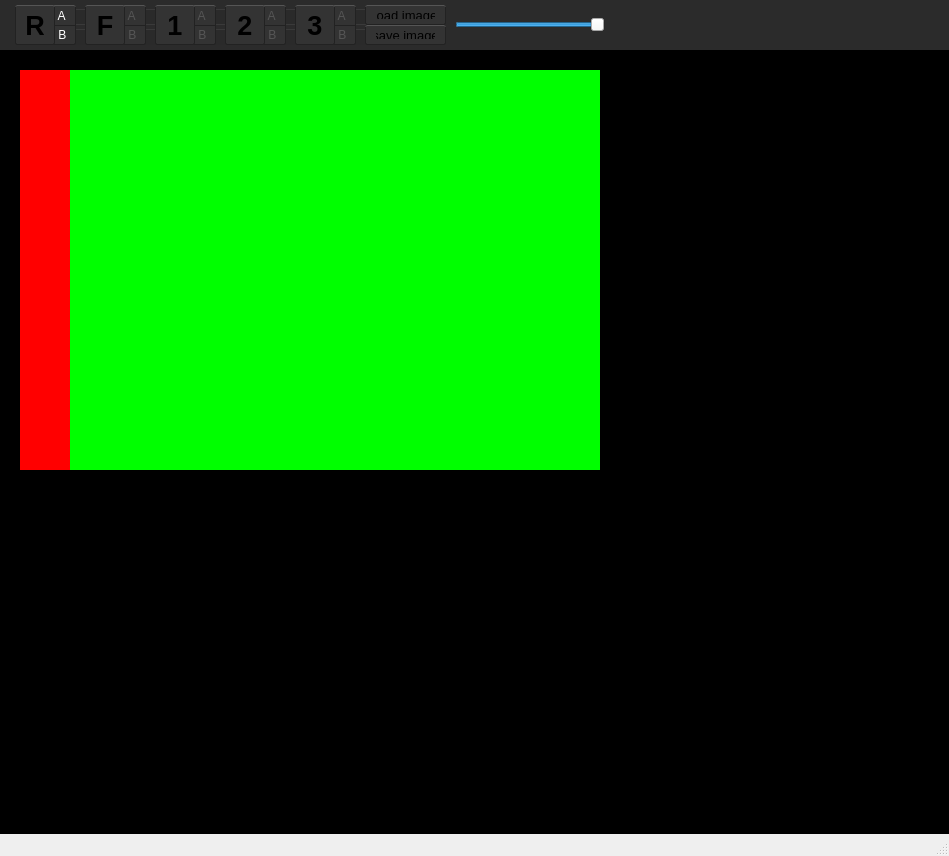
<?xml version="1.0" encoding="UTF-8"?>
<ui version="4.0">
 <class>MainWindow</class>
 <widget class="QMainWindow" name="MainWindow">
  <property name="geometry">
   <rect>
    <x>0</x>
    <y>0</y>
    <width>949</width>
    <height>856</height>
   </rect>
  </property>
  <property name="windowTitle">
   <string>Mayaseed Image Viewer</string>
  </property>
  <property name="autoFillBackground">
   <bool>false</bool>
  </property>
  <property name="styleSheet">
   <string notr="true">#toolbar{
	background-color: #2b2b2b;
}

#viewport_frame{
	background-color: #000;
}

#image_frame{
	border: 1px solid #555;
}

QFrame{
	border: none;
}

#A_label{
	background-color: #f00;
}

#B_label{
	background-color: #0f0;
}

QPushButton{
	padding: 5px 10px 5px 10px;
	border-radius: 2px;
	border-top: 1px solid #555;
	border-bottom: 1px solid #222;
	border-right: 1px solid #222;
	border-left: 1px solid #222;
	background-color: #333;

}

QPushButton:pressed{
	border-top: 1px solid #222;
	border-bottom: 1px solid #353535;
	background-color: #282828;
	color: #ddd;
}

#A_grp QRadioButton{
	color: #555;
	background-color: #333;
	border-top-right-radius: 2px;
	border-top: 1px solid #555;
	border-right: 1px solid #222;
}

#A_grp QRadioButton:checked{
	color: #fff;
}

#B_grp QRadioButton{
	color: #555;
	background-color: #333;
	border-bottom-right-radius: 2px;
	border-top: 1px solid #222;
	border-right: 1px solid #222;
	border-bottom: 1px solid #222;

}

#B_grp QRadioButton:checked{
	color: #fff;
}
</string>
  </property>
  <widget class="QWidget" name="centralwidget">
   <layout class="QVBoxLayout" name="verticalLayout">
    <property name="spacing">
     <number>0</number>
    </property>
    <property name="margin">
     <number>0</number>
    </property>
    <item>
     <widget class="QFrame" name="viewer_pane">
      <property name="frameShape">
       <enum>QFrame::NoFrame</enum>
      </property>
      <property name="frameShadow">
       <enum>QFrame::Raised</enum>
      </property>
      <layout class="QVBoxLayout" name="verticalLayout_2">
       <property name="spacing">
        <number>0</number>
       </property>
       <property name="margin">
        <number>0</number>
       </property>
       <item>
        <widget class="QFrame" name="toolbar">
         <property name="minimumSize">
          <size>
           <width>0</width>
           <height>50</height>
          </size>
         </property>
         <property name="maximumSize">
          <size>
           <width>16777215</width>
           <height>50</height>
          </size>
         </property>
         <property name="styleSheet">
          <string notr="true"/>
         </property>
         <property name="frameShape">
          <enum>QFrame::NoFrame</enum>
         </property>
         <property name="frameShadow">
          <enum>QFrame::Plain</enum>
         </property>
         <property name="lineWidth">
          <number>1</number>
         </property>
         <layout class="QHBoxLayout" name="horizontalLayout_2">
          <property name="spacing">
           <number>5</number>
          </property>
          <property name="margin">
           <number>5</number>
          </property>
          <item>
           <widget class="QFrame" name="frame_buffers">
            <property name="minimumSize">
             <size>
              <width>600</width>
              <height>40</height>
             </size>
            </property>
            <property name="frameShape">
             <enum>QFrame::NoFrame</enum>
            </property>
            <property name="frameShadow">
             <enum>QFrame::Raised</enum>
            </property>
            <property name="lineWidth">
             <number>0</number>
            </property>
            <widget class="QPushButton" name="R_button">
             <property name="geometry">
              <rect>
               <x>10</x>
               <y>0</y>
               <width>40</width>
               <height>40</height>
              </rect>
             </property>
             <property name="font">
              <font>
               <family>Arial</family>
               <pointsize>20</pointsize>
               <weight>75</weight>
               <bold>true</bold>
              </font>
             </property>
             <property name="text">
              <string>R</string>
             </property>
             <property name="checkable">
              <bool>false</bool>
             </property>
            </widget>
            <widget class="QPushButton" name="F_button">
             <property name="geometry">
              <rect>
               <x>80</x>
               <y>0</y>
               <width>40</width>
               <height>40</height>
              </rect>
             </property>
             <property name="font">
              <font>
               <family>Arial</family>
               <pointsize>20</pointsize>
               <weight>75</weight>
               <bold>true</bold>
              </font>
             </property>
             <property name="styleSheet">
              <string notr="true"/>
             </property>
             <property name="text">
              <string>F</string>
             </property>
            </widget>
            <widget class="QPushButton" name="M3_button">
             <property name="geometry">
              <rect>
               <x>290</x>
               <y>0</y>
               <width>40</width>
               <height>40</height>
              </rect>
             </property>
             <property name="font">
              <font>
               <family>Arial</family>
               <pointsize>20</pointsize>
               <weight>75</weight>
               <bold>true</bold>
              </font>
             </property>
             <property name="text">
              <string>3</string>
             </property>
            </widget>
            <widget class="QPushButton" name="M1_button">
             <property name="geometry">
              <rect>
               <x>150</x>
               <y>0</y>
               <width>40</width>
               <height>40</height>
              </rect>
             </property>
             <property name="font">
              <font>
               <family>Arial</family>
               <pointsize>20</pointsize>
               <weight>75</weight>
               <bold>true</bold>
              </font>
             </property>
             <property name="text">
              <string>1</string>
             </property>
            </widget>
            <widget class="QPushButton" name="M2_button">
             <property name="geometry">
              <rect>
               <x>220</x>
               <y>0</y>
               <width>40</width>
               <height>40</height>
              </rect>
             </property>
             <property name="font">
              <font>
               <family>Arial</family>
               <pointsize>20</pointsize>
               <weight>75</weight>
               <bold>true</bold>
              </font>
             </property>
             <property name="text">
              <string>2</string>
             </property>
            </widget>
            <widget class="QGroupBox" name="A_grp">
             <property name="geometry">
              <rect>
               <x>20</x>
               <y>0</y>
               <width>411</width>
               <height>20</height>
              </rect>
             </property>
             <property name="lineWidth" stdset="0">
              <number>0</number>
             </property>
             <widget class="QRadioButton" name="M3_A_radio">
              <property name="geometry">
               <rect>
                <x>290</x>
                <y>0</y>
                <width>41</width>
                <height>20</height>
               </rect>
              </property>
              <property name="text">
               <string> A</string>
              </property>
              <attribute name="buttonGroup">
               <string>A_button_grp</string>
              </attribute>
             </widget>
             <widget class="QRadioButton" name="R_A_radio">
              <property name="geometry">
               <rect>
                <x>10</x>
                <y>0</y>
                <width>41</width>
                <height>20</height>
               </rect>
              </property>
              <property name="autoFillBackground">
               <bool>false</bool>
              </property>
              <property name="styleSheet">
               <string notr="true"/>
              </property>
              <property name="text">
               <string> A</string>
              </property>
              <property name="checked">
               <bool>true</bool>
              </property>
              <attribute name="buttonGroup">
               <string>A_button_grp</string>
              </attribute>
             </widget>
             <widget class="QRadioButton" name="F_A_radio">
              <property name="geometry">
               <rect>
                <x>80</x>
                <y>0</y>
                <width>41</width>
                <height>20</height>
               </rect>
              </property>
              <property name="text">
               <string> A</string>
              </property>
              <attribute name="buttonGroup">
               <string>A_button_grp</string>
              </attribute>
             </widget>
             <widget class="QRadioButton" name="M2_A_radio">
              <property name="geometry">
               <rect>
                <x>220</x>
                <y>0</y>
                <width>41</width>
                <height>20</height>
               </rect>
              </property>
              <property name="text">
               <string> A</string>
              </property>
              <attribute name="buttonGroup">
               <string>A_button_grp</string>
              </attribute>
             </widget>
             <widget class="QRadioButton" name="M1_A_radio">
              <property name="geometry">
               <rect>
                <x>150</x>
                <y>0</y>
                <width>41</width>
                <height>20</height>
               </rect>
              </property>
              <property name="text">
               <string> A</string>
              </property>
              <attribute name="buttonGroup">
               <string>A_button_grp</string>
              </attribute>
             </widget>
             <zorder>F_A_radio</zorder>
             <zorder>R_A_radio</zorder>
             <zorder>M3_A_radio</zorder>
             <zorder>M2_A_radio</zorder>
             <zorder>M1_A_radio</zorder>
            </widget>
            <widget class="QGroupBox" name="B_grp">
             <property name="geometry">
              <rect>
               <x>20</x>
               <y>20</y>
               <width>411</width>
               <height>21</height>
              </rect>
             </property>
             <property name="styleSheet">
              <string notr="true"/>
             </property>
             <property name="lineWidth" stdset="0">
              <number>0</number>
             </property>
             <widget class="QRadioButton" name="M3_B_radio">
              <property name="geometry">
               <rect>
                <x>290</x>
                <y>0</y>
                <width>41</width>
                <height>20</height>
               </rect>
              </property>
              <property name="text">
               <string> B</string>
              </property>
              <attribute name="buttonGroup">
               <string>B_button_grp</string>
              </attribute>
             </widget>
             <widget class="QRadioButton" name="R_B_radio">
              <property name="geometry">
               <rect>
                <x>10</x>
                <y>0</y>
                <width>41</width>
                <height>20</height>
               </rect>
              </property>
              <property name="text">
               <string> B</string>
              </property>
              <property name="checked">
               <bool>true</bool>
              </property>
              <attribute name="buttonGroup">
               <string>B_button_grp</string>
              </attribute>
             </widget>
             <widget class="QRadioButton" name="M1_B_radio">
              <property name="geometry">
               <rect>
                <x>150</x>
                <y>0</y>
                <width>41</width>
                <height>20</height>
               </rect>
              </property>
              <property name="text">
               <string> B</string>
              </property>
              <attribute name="buttonGroup">
               <string>B_button_grp</string>
              </attribute>
             </widget>
             <widget class="QRadioButton" name="F_B_radio">
              <property name="geometry">
               <rect>
                <x>80</x>
                <y>0</y>
                <width>41</width>
                <height>20</height>
               </rect>
              </property>
              <property name="text">
               <string> B</string>
              </property>
              <attribute name="buttonGroup">
               <string>B_button_grp</string>
              </attribute>
             </widget>
             <widget class="QRadioButton" name="M2_B_radio">
              <property name="geometry">
               <rect>
                <x>220</x>
                <y>0</y>
                <width>41</width>
                <height>20</height>
               </rect>
              </property>
              <property name="text">
               <string> B</string>
              </property>
              <attribute name="buttonGroup">
               <string>B_button_grp</string>
              </attribute>
             </widget>
             <zorder>M3_B_radio</zorder>
             <zorder>R_B_radio</zorder>
             <zorder>F_B_radio</zorder>
             <zorder>M1_B_radio</zorder>
             <zorder>M2_B_radio</zorder>
            </widget>
            <widget class="QPushButton" name="load_button">
             <property name="geometry">
              <rect>
               <x>360</x>
               <y>0</y>
               <width>81</width>
               <height>20</height>
              </rect>
             </property>
             <property name="maximumSize">
              <size>
               <width>16777215</width>
               <height>20</height>
              </size>
             </property>
             <property name="font">
              <font>
               <pointsize>10</pointsize>
              </font>
             </property>
             <property name="autoFillBackground">
              <bool>false</bool>
             </property>
             <property name="styleSheet">
              <string notr="true"/>
             </property>
             <property name="text">
              <string>load image</string>
             </property>
            </widget>
            <widget class="QSlider" name="AB_slider">
             <property name="geometry">
              <rect>
               <x>450</x>
               <y>10</y>
               <width>150</width>
               <height>20</height>
              </rect>
             </property>
             <property name="maximumSize">
              <size>
               <width>150</width>
               <height>30</height>
              </size>
             </property>
             <property name="styleSheet">
              <string notr="true"/>
             </property>
             <property name="minimum">
              <number>0</number>
             </property>
             <property name="maximum">
              <number>100</number>
             </property>
             <property name="singleStep">
              <number>1</number>
             </property>
             <property name="value">
              <number>100</number>
             </property>
             <property name="orientation">
              <enum>Qt::Horizontal</enum>
             </property>
             <property name="invertedAppearance">
              <bool>false</bool>
             </property>
             <property name="invertedControls">
              <bool>false</bool>
             </property>
            </widget>
            <widget class="QPushButton" name="save_button">
             <property name="geometry">
              <rect>
               <x>360</x>
               <y>20</y>
               <width>81</width>
               <height>20</height>
              </rect>
             </property>
             <property name="maximumSize">
              <size>
               <width>16777215</width>
               <height>20</height>
              </size>
             </property>
             <property name="font">
              <font>
               <pointsize>10</pointsize>
              </font>
             </property>
             <property name="autoFillBackground">
              <bool>false</bool>
             </property>
             <property name="styleSheet">
              <string notr="true"/>
             </property>
             <property name="text">
              <string>save image</string>
             </property>
            </widget>
            <zorder>A_grp</zorder>
            <zorder>B_grp</zorder>
            <zorder>F_button</zorder>
            <zorder>M3_button</zorder>
            <zorder>M1_button</zorder>
            <zorder>M2_button</zorder>
            <zorder>R_button</zorder>
            <zorder>load_button</zorder>
            <zorder>AB_slider</zorder>
            <zorder>save_button</zorder>
            <zorder>R_A_radio</zorder>
            <zorder>M1_A_radio</zorder>
            <zorder>M3_A_radio</zorder>
            <zorder>F_A_radio</zorder>
            <zorder>M2_A_radio</zorder>
           </widget>
          </item>
          <item>
           <spacer name="horizontalSpacer">
            <property name="orientation">
             <enum>Qt::Horizontal</enum>
            </property>
            <property name="sizeHint" stdset="0">
             <size>
              <width>40</width>
              <height>20</height>
             </size>
            </property>
           </spacer>
          </item>
         </layout>
        </widget>
       </item>
       <item>
        <widget class="QFrame" name="viewport_frame">
         <property name="frameShape">
          <enum>QFrame::StyledPanel</enum>
         </property>
         <property name="frameShadow">
          <enum>QFrame::Raised</enum>
         </property>
         <widget class="QFrame" name="image_frame">
          <property name="geometry">
           <rect>
            <x>20</x>
            <y>20</y>
            <width>580</width>
            <height>400</height>
           </rect>
          </property>
          <property name="frameShape">
           <enum>QFrame::StyledPanel</enum>
          </property>
          <property name="frameShadow">
           <enum>QFrame::Raised</enum>
          </property>
          <widget class="QFrame" name="A_frame">
           <property name="geometry">
            <rect>
             <x>0</x>
             <y>0</y>
             <width>50</width>
             <height>421</height>
            </rect>
           </property>
           <property name="maximumSize">
            <size>
             <width>50</width>
             <height>16777215</height>
            </size>
           </property>
           <property name="frameShape">
            <enum>QFrame::StyledPanel</enum>
           </property>
           <property name="frameShadow">
            <enum>QFrame::Raised</enum>
           </property>
           <widget class="QLabel" name="A_label">
            <property name="geometry">
             <rect>
              <x>0</x>
              <y>0</y>
              <width>580</width>
              <height>400</height>
             </rect>
            </property>
            <property name="sizePolicy">
             <sizepolicy hsizetype="Ignored" vsizetype="Ignored">
              <horstretch>1</horstretch>
              <verstretch>1</verstretch>
             </sizepolicy>
            </property>
            <property name="minimumSize">
             <size>
              <width>10</width>
              <height>10</height>
             </size>
            </property>
            <property name="maximumSize">
             <size>
              <width>99999</width>
              <height>99999</height>
             </size>
            </property>
            <property name="font">
             <font>
              <weight>50</weight>
              <bold>false</bold>
             </font>
            </property>
            <property name="styleSheet">
             <string notr="true"/>
            </property>
            <property name="text">
             <string/>
            </property>
            <property name="alignment">
             <set>Qt::AlignCenter</set>
            </property>
           </widget>
          </widget>
          <widget class="QFrame" name="B_frame">
           <property name="geometry">
            <rect>
             <x>0</x>
             <y>0</y>
             <width>591</width>
             <height>411</height>
            </rect>
           </property>
           <property name="frameShape">
            <enum>QFrame::StyledPanel</enum>
           </property>
           <property name="frameShadow">
            <enum>QFrame::Raised</enum>
           </property>
           <widget class="QLabel" name="B_label">
            <property name="geometry">
             <rect>
              <x>0</x>
              <y>0</y>
              <width>580</width>
              <height>400</height>
             </rect>
            </property>
            <property name="sizePolicy">
             <sizepolicy hsizetype="Ignored" vsizetype="Ignored">
              <horstretch>1</horstretch>
              <verstretch>1</verstretch>
             </sizepolicy>
            </property>
            <property name="minimumSize">
             <size>
              <width>10</width>
              <height>10</height>
             </size>
            </property>
            <property name="maximumSize">
             <size>
              <width>99999</width>
              <height>99999</height>
             </size>
            </property>
            <property name="font">
             <font>
              <weight>50</weight>
              <bold>false</bold>
             </font>
            </property>
            <property name="styleSheet">
             <string notr="true"/>
            </property>
            <property name="text">
             <string/>
            </property>
            <property name="alignment">
             <set>Qt::AlignCenter</set>
            </property>
           </widget>
          </widget>
          <zorder>B_frame</zorder>
          <zorder>A_frame</zorder>
         </widget>
        </widget>
       </item>
      </layout>
     </widget>
    </item>
   </layout>
  </widget>
  <widget class="QStatusBar" name="statusbar"/>
 </widget>
 <resources>
  <include location="src/images.qrc"/>
 </resources>
 <connections/>
 <buttongroups>
  <buttongroup name="A_button_grp"/>
  <buttongroup name="B_button_grp"/>
 </buttongroups>
</ui>
